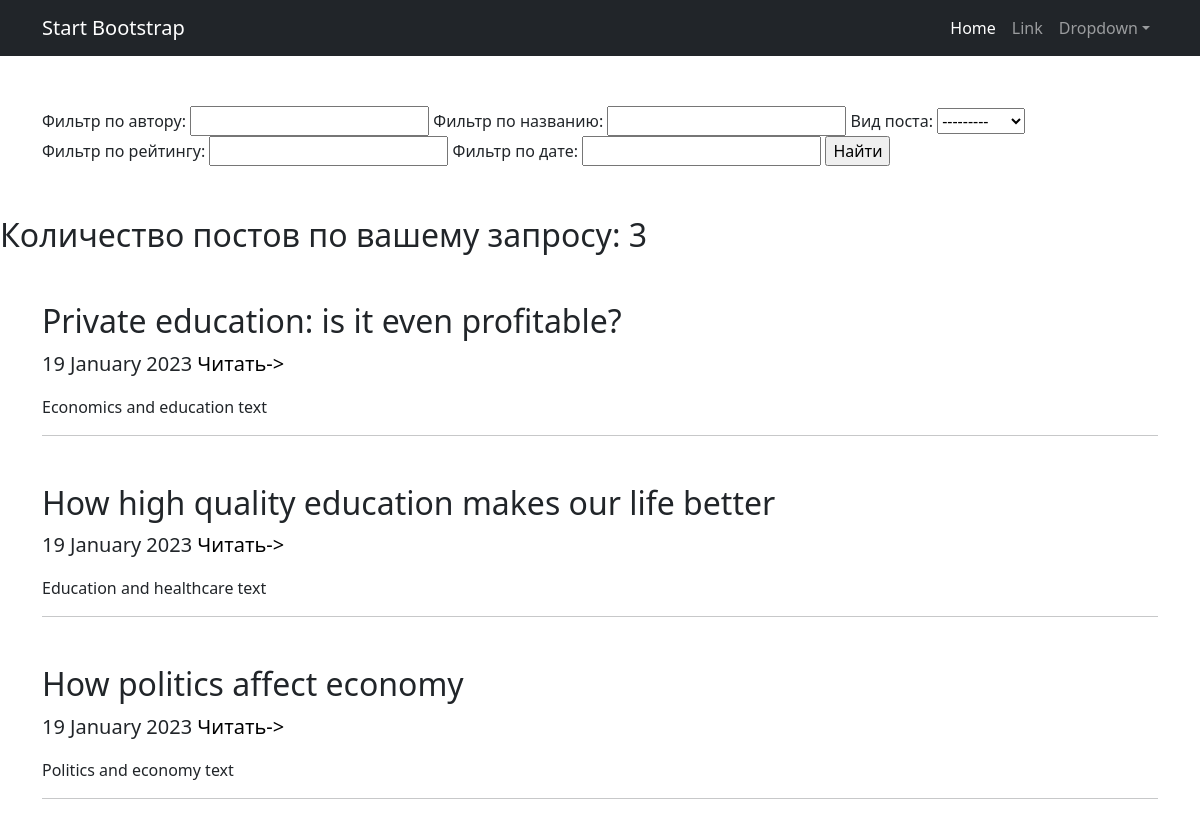
Page /news/search/ on the earlier database version.
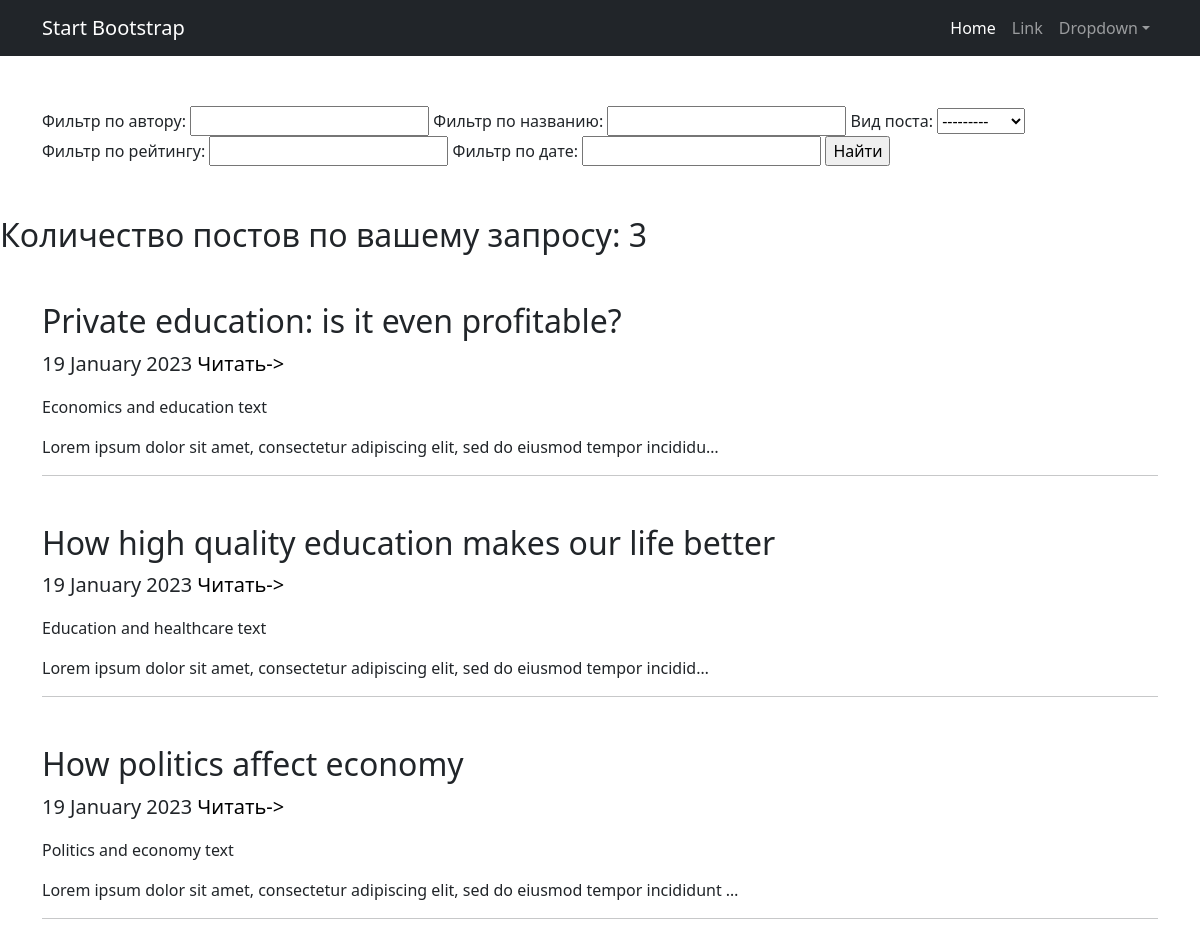
Same page on the later database version.
### news/models.py (models this page shows, shortened)
class Post(LikeMixin, models.Model):
    news = 'NE'
    article = 'AR'
    POST_TYPES = [
        (news, 'Новость'),
        (article, 'Статья'),
    ]
    author = models.ForeignKey(Author, on_delete=models.PROTECT, verbose_name='Автор')
    post_type = models.CharField(max_length=2, choices=POST_TYPES, default=article, verbose_name='Вид поста')
    time_create = models.DateTimeField(auto_now_add=True, verbose_name='Дата создания')
    time_update = models.DateTimeField(auto_now=True, verbose_name='Дата изменения')
    categories = models.ManyToManyField(Category, through=PostCategory)
    title = models.CharField(max_length=72, default='Defaullt title', verbose_name='Заголовок')
    content = models.CharField(max_length=2048, default='Default content', verbose_name='Контент')
    rating = models.IntegerField(default=0)

### news/views.py (the view)
# urls.py: path('news/search/', PostSearch.as_view()),
class PostSearch(PostList):
    template_name = 'post_search.html'
    def get_context_data(self, **kwargs):
        context = super().get_context_data(**kwargs)
        context['filter'] = PostFilter(self.request.GET, queryset=self.get_queryset())
        return context

### news/templates/post_search.html (shortened to what this page needs)
{% extends 'default.html' %}
{% block filter %}
    <div class="container" style="margin-top:50px;margin-bottom:50px;">
        <form method="GET">
            {{ filter.form }}
            <input type="submit" value="Найти">
        </form>
    </div>
{% endblock filter %}
{% block content %}
    <h2>Количество постов по вашему запросу: {{filter.qs|length}}</h2>
    {% for post in filter.qs %}
        <div class="container">
            <div class="text-start mt-5" href=>
                <h2>{{ post.title }}</h2>
                <p class="lead">{{ post.time_create|date:'j F Y' }} <a href="#">Читать-></a></p>
                <p>{{ post.content|truncatechars:120|linebreaks }}</p>
                <hr>
            </div>
        </div>
    {% endfor %}
{% endblock content %}

Differences in the rows shown:
changed Post "Private education: is it even profitable?": content "Economics and education text" → "Economics and education text Lorem ipsum dolor sit amet, consectetur adipiscing elit, sed do eiusmod tempor incididu…"
changed Post "How high quality education makes our life better": content "Education and healthcare text" → "Education and healthcare text Lorem ipsum dolor sit amet, consectetur adipiscing elit, sed do eiusmod tempor incidid…"
changed Post "How politics affect economy": content "Politics and economy text" → "Politics and economy text Lorem ipsum dolor sit amet, consectetur adipiscing elit, sed do eiusmod tempor incididunt …"
